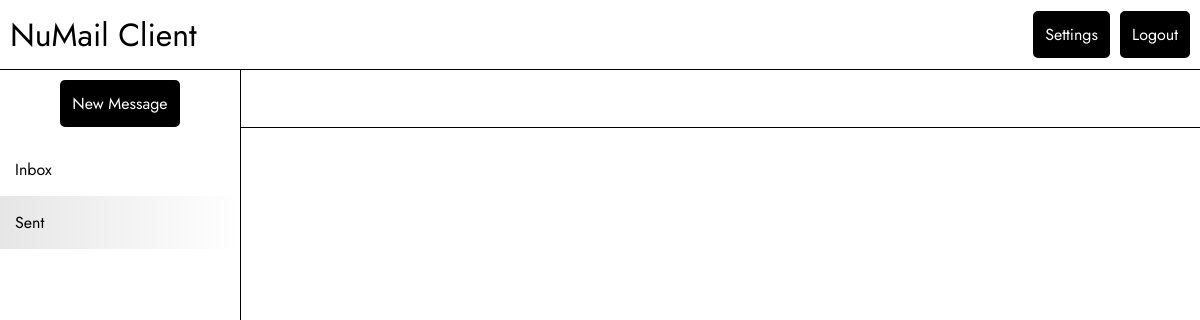
The app's page /sent (signed in), older data.
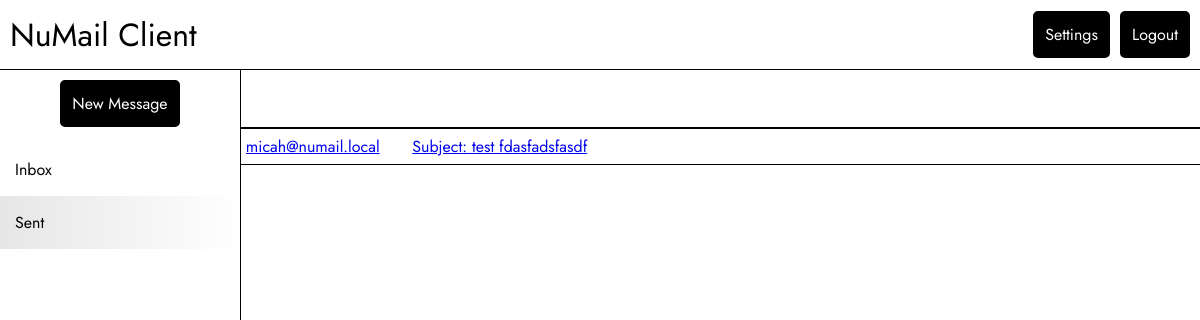
The same page, newer data.
### tables this page shows
CREATE TABLE Messages (
    messageId VARCHAR(255) PRIMARY KEY NOT NULL UNIQUE,
    receiverId VARCHAR(255) DEFAULT NULL,
    messageMailbox INTEGER NOT NULL,
    messageTimestamp DATETIME NOT NULL DEFAULT CURRENT_TIMESTAMP,
    messageType INTEGER NOT NULL DEFAULT 0,
    isSent BOOLEAN NOT NULL DEFAULT 0, -- 0 means you received the message
    messageFrom VARCHAR(100) NOT NULL,
    messageTo VARCHAR(100) NOT NULL,
    messageContent TEXT NOT NULL,
    readConfirm BOOLEAN NOT NULL DEFAULT 0,
    messageSent BOOLEAN NOT NULL DEFAULT 0,
    messageAttachments TEXT DEFAULT NULL,
    messageUnsubscribe VARCHAR(255) DEFAULT NULL,
    messageRead BOOLEAN DEFAULT NULL,
    FOREIGN KEY (messageMailbox) REFERENCES Mailboxes(mailboxId)
);

### ui.py (the view)
@app.route('/sent')
def sent():
    if 'username' not in session:
        return redirect(url_for('login'))
    messages = get_user_messages(user_name=session["username"])
    if not messages:
        messages = []
    return render_template('index.html', messages=messages, isSent=True)

### db/db.py (called while the page is built)
@contextlib.contextmanager
def get_db():
    db = sqlite3.connect("./db/sqlite/numail.db")
    try:
        db.row_factory = sqlite3.Row
        yield db
    finally:
        db.close()

### templates/index.html (shortened to what this page needs)
<!DOCTYPE html>
<html lang="en">
<head>
    <link rel="stylesheet" type="text/css" href="{{ url_for('static', filename='css/style.css') }}">
    <link rel="stylesheet" type="text/css" href="{{ url_for('static', filename='css/index.css') }}">
</head>
<body>
    <div class="header">
        <h1>NuMail Client</h1>
        <div class="header-right">
            <a href="/settings" class="button">Settings</a>
            <a href="/logout" class="button">Logout</a>
        </div>
    </div>
    <div class="main">
        <div class="main-side-by-side">
            <div class="sidebar">
                <div class="sidebar-btn">
                    <a href="/new" class="button">New Message</a>
                </div>
                <ul class="sidebar-list">
                    <li><a href="/" {{'class="sidebar-active"'|safe if not isSent}}>Inbox</a></li>
                    <li><a href="/sent" {{'class="sidebar-active"'|safe if isSent}}>Sent</a></li>
                </ul>
            </div>
            <div class="main-content">
                <div class="main-top">
                </div>
                {% for message in messages %}
                    {% if not isSent %}
                        {% if not message["isSent"] %}
                            <a href="/view/{{message['messageId']}}" class="mail-item">
                                <span class="mail-from">{{message["messageFrom"]}}</span>
                                <span class="mail-dec">{{message["messageContent"]}}</span>
                            </a>
                        {% endif %}
                    {% else %}
                        {% if message["isSent"] %}
                            <a href="/view/{{message['messageId']}}" class="mail-item">
                                <span class="mail-from">{{message["messageFrom"]}}</span>
                                <span class="mail-dec">{{message["messageContent"]}}</span>
                            </a>
                        {% endif %}
                    {% endif %}
                {% endfor %}
            </div>
        </div>
    </div>
</body>
</html>

Row changes from the older to the newer data that the page shows:
added Messages: messageFrom "micah@numail.local", messageContent "Subject: test fdasfadsfasdf"
